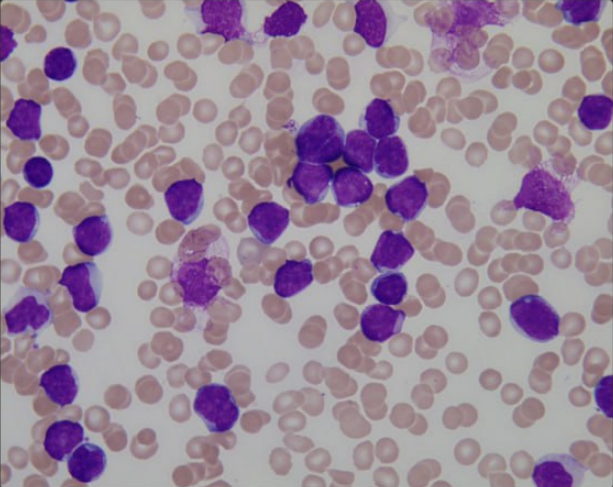
#> input picture dataset/m.png, 613 x 487 px; its folder holds only this picture in this run
$ python batch-processing.py
#> lines starting #> are read from the running program, lines starting #| are printed output that depends on the picture; after the words box and inside, x2 and y2 are one past the last pixel; in counts of white or black regions, pixels touching at a corner belong together
#> in process_single_image, image is the input picture: shape (487, 613, 3); mean B, G, R 153.1, 134.8, 153.9
### processing/utilities.py
import numpy as np
from collections import deque


def extract_channels(img, channel='s'):
#> called with channel = 's'
    bgr = img.astype(np.float32) / 255.0
    blue, green, red = bgr[..., 0], bgr[..., 1], bgr[..., 2]

    c_max = np.max(bgr, axis=2)
    c_min = np.min(bgr, axis=2)
    delta = c_max - c_min

    if channel == 'h':
        h = np.zeros_like(c_max)
        mask_delta = delta > 0
        mask_r = (c_max == red) & mask_delta
        h[mask_r] = (green[mask_r] - blue[mask_r]) / delta[mask_r]
        h[mask_r] = np.mod(h[mask_r], 6)

        mask_g = (c_max == green) & mask_delta
        h[mask_g] = ((blue[mask_g] - red[mask_g]) / delta[mask_g]) + 2
        mask_b = (c_max == blue) & mask_delta
        h[mask_b] = ((red[mask_b] - green[mask_b]) / delta[mask_b]) + 4

        h = h * 60.0
        h[h < 0] += 360
        h_final = (h / 2).astype(np.uint8)
        return h_final

    elif channel == 's':
        s = np.zeros_like(c_max)
        non_zero_v = c_max > 0
#> non_zero_v: shape (487, 613) bool; every value is 1
        s[non_zero_v] = delta[non_zero_v] / c_max[non_zero_v]
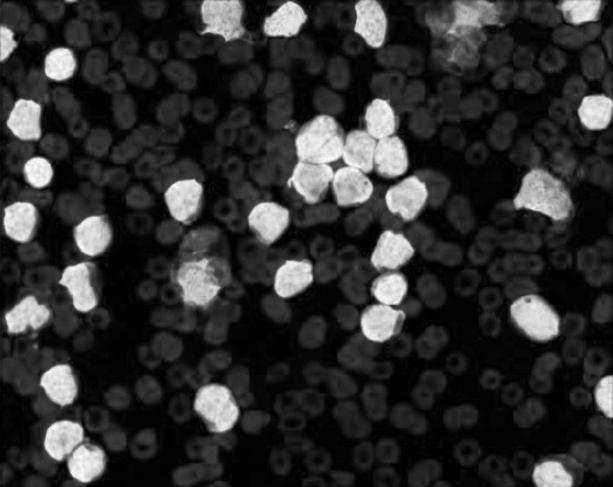
#> s: shape (487, 613) float32; min 0, max 1, mean 0.189
        s_final = (s * 255).astype(np.uint8)
        return s_final

    elif channel == 'v':
        v_final = (c_max * 255).astype(np.uint8)
        return v_final

    else:
        print("select correct channel (h-s-v)")
        return None


# [24 lines left out: functions median_blur, threshold, not called in this run]


def filter_and_count_manual(binary_img, min_area=80):
    rows, cols = binary_img.shape
    visited = np.zeros((rows, cols), dtype=bool)
    final_mask = np.zeros((rows, cols), dtype=np.uint8)
    count = 0

    directions = [(-1, -1), (-1, 0), (-1, 1),
                  (0, -1), (0, 1),
                  (1, -1), (1, 0), (1, 1)]

    for r in range(rows):
        for c in range(cols):
            if binary_img[r, c] == 255 and not visited[r, c]:
                component_pixels = []
                q = deque([(r, c)])
                visited[r, c] = True
                component_pixels.append((r, c))
                while q:
                    curr_r, curr_c = q.popleft()
                    for dr, dc in directions:
                        nr, nc = curr_r + dr, curr_c + dc
                        if 0 <= nr < rows and 0 <= nc < cols:
                            if binary_img[nr, nc] == 255 and not visited[nr, nc]:
                                visited[nr, nc] = True
                                q.append((nr, nc))
                                component_pixels.append((nr, nc))
                area = len(component_pixels)
                if area > min_area:
                    count += 1
                    for (pr, pc) in component_pixels:
                        final_mask[pr, pc] = 255
    return count, final_mask

### batch-processing.py
import os
import cv2
import numpy as np
import processing.utilities as filters


def process_single_image(image_path, output_folder, index):
    image = cv2.imread(image_path)
    if image is None:
        print(f"Error: Could not load image at {image_path}")
        return

    channel = filters.extract_channels(image, channel='s')
    median = cv2.medianBlur(channel, 5)
    _, binary = cv2.threshold(median, 90, 255, cv2.THRESH_BINARY)
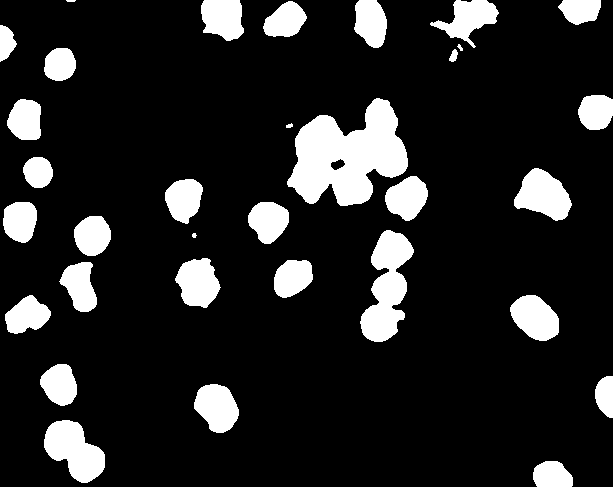
#> binary: shape (487, 613); 14.4% white; 33 white regions (2 under 20 px), largest, box (x1, y1, x2, y2) and area: (287, 98, 408, 206) 7886, (360, 230, 414, 342) 3395, (44, 420, 105, 483) 2373

    kernel = np.ones((3, 3), np.uint8)
    mask = cv2.morphologyEx(binary, cv2.MORPH_OPEN, kernel, iterations=2)
#> mask: shape (487, 613); 14.3% white; 29 white regions, largest, box (x1, y1, x2, y2) and area: (288, 99, 408, 206) 7875, (361, 230, 413, 342) 3378, (44, 420, 105, 483) 2373
    mask = cv2.morphologyEx(mask, cv2.MORPH_CLOSE, kernel, iterations=2)
#> mask: shape (487, 613); 14.4% white; 29 white regions, largest, box (x1, y1, x2, y2) and area: (288, 99, 408, 206) 7919, (361, 230, 413, 342) 3419, (44, 420, 105, 483) 2377

    gradient = cv2.morphologyEx(mask, cv2.MORPH_GRADIENT, kernel)
#> gradient: shape (487, 613); 3.3% white in thin lines or dots
    centers = cv2.subtract(mask, gradient)
#> centers: shape (487, 613); 12.7% white; 29 white regions, largest, box (x1, y1, x2, y2) and area: (289, 100, 407, 205) 7317, (362, 231, 412, 341) 3019, (45, 421, 104, 482) 2131

    dist_transform = cv2.distanceTransform(centers, cv2.DIST_L2, 5)
    _, sure_fg = cv2.threshold(dist_transform, 0.7 * dist_transform.max(), 255, 0)
#> sure_fg: shape (487, 613) float32; 0.51% white; 23 white regions (9 under 20 px), largest, box (x1, y1, x2, y2) and area: (355, 136, 392, 161) 407, (308, 133, 331, 182) 371, (217, 0, 226, 20) 131
    sure_fg = np.uint8(sure_fg)

    sure_bg = cv2.dilate(mask, kernel, iterations=3)
#> sure_bg: shape (487, 613); 19.7% white; 27 white regions, largest, box (x1, y1, x2, y2) and area: (285, 96, 431, 224) 11600, (358, 227, 416, 345) 4661, (57, 213, 114, 315) 3456
    unknown = cv2.subtract(sure_bg, sure_fg)
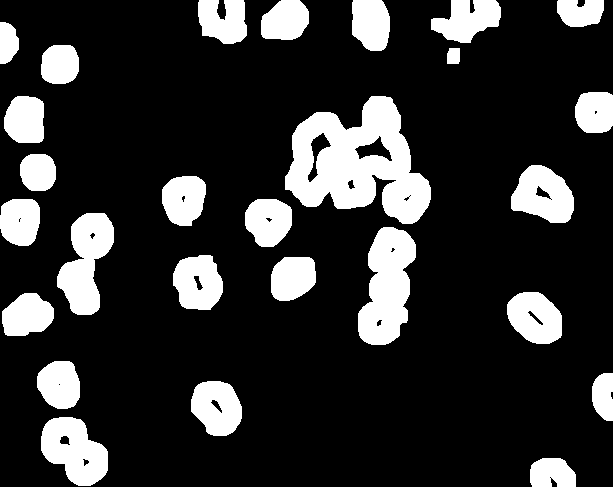
#> unknown: shape (487, 613); 19.2% white; 27 white regions, largest, box (x1, y1, x2, y2) and area: (285, 96, 431, 224) 10770, (358, 227, 416, 345) 4632, (57, 213, 114, 315) 3439

    ret, markers = cv2.connectedComponents(sure_fg)
#> markers: shape (487, 613) int32; 24 distinct labels, from 0 to 23
#> ret = 24
    markers = markers + 1
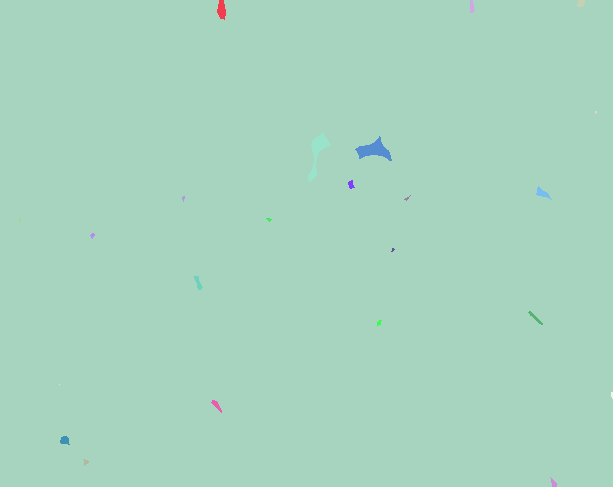
#> markers: shape (487, 613) int32; 24 distinct labels, from 1 to 24; one colour per label, 0 black
    markers[unknown == 255] = 0
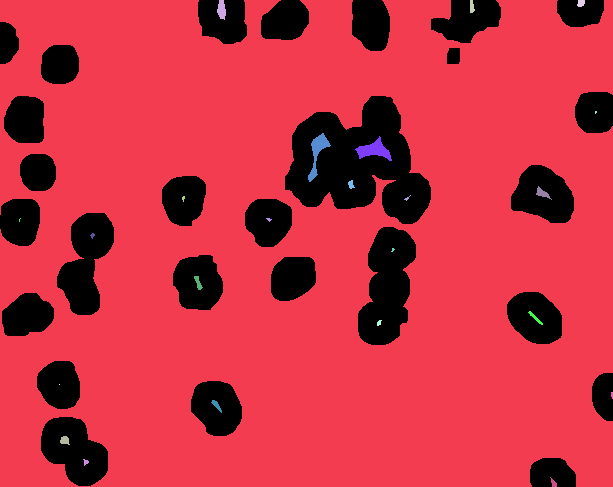
#> markers: shape (487, 613) int32; 25 distinct labels, from 0 to 24; one colour per label, 0 black
    markers = cv2.watershed(image, markers)
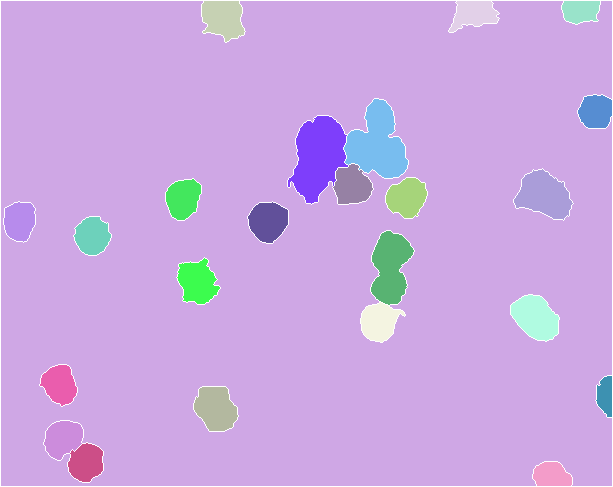
#> markers: shape (487, 613) int32; 25 distinct labels, from -1 to 24; one colour per label, 0 black, -1 white

    final_mask = np.zeros_like(channel, dtype=np.uint8)

    for marker_id in range(2, ret + 1):
        cell_mask = np.zeros_like(channel, dtype=np.uint8)
        cell_mask[markers == marker_id] = 255
        contours, _ = cv2.findContours(cell_mask, cv2.RETR_EXTERNAL, cv2.CHAIN_APPROX_SIMPLE)
        if not contours:
            continue

        c = max(contours, key=cv2.contourArea)
        if cv2.contourArea(c) > 80:
            cv2.drawContours(final_mask, [c], -1, 255, -1)
#> cell_mask: shape (487, 613); 0.25% white; 1 white region, box (x1, y1, x2, y2) and area: (533, 462, 572, 486) 759
#> final_mask: shape (487, 613); 10.3% white; 19 white regions, largest, box (x1, y1, x2, y2) and area: (288, 99, 408, 204) 7513, (361, 231, 414, 342) 3224, (44, 421, 103, 482) 2138

    count, clean_mask = filters.filter_and_count_manual(final_mask, min_area=80)
    clean_mask_bgr = cv2.cvtColor(clean_mask, cv2.COLOR_GRAY2BGR)
    combined_image = np.hstack([image, clean_mask_bgr])
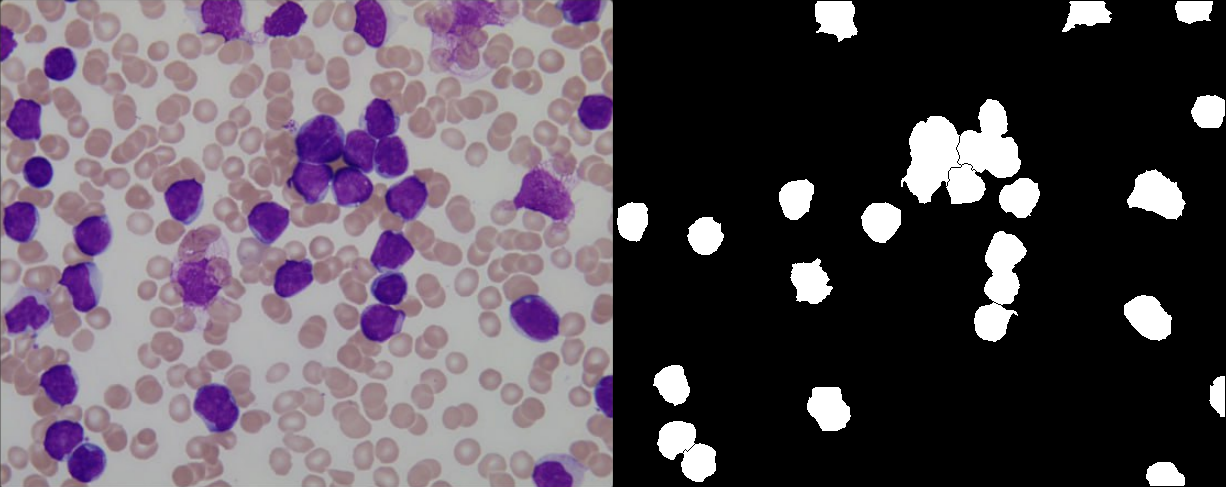
#> combined_image: shape (487, 1226, 3); mean B, G, R 89.7, 80.5, 90.1

    filename = f"{index}_{int(count)}.jpg"
    output_path = os.path.join(output_folder, filename)
    cv2.imwrite(output_path, combined_image)
    print(f"Processed: {filename} (BFS Count: {count})")
#| Processed: 1_19.jpg (BFS Count: 19)


def batch_process(input_folder, output_folder):
    os.makedirs(output_folder, exist_ok=True)
    valid_extensions = ('.jpg', '.jpeg', '.png', '.bmp', '.tiff')
    files = [f for f in os.listdir(input_folder) if f.lower().endswith(valid_extensions)]
    files.sort()

    if not files:
        print(f"No image files found in '{input_folder}'")
        return
    print(f"Found {len(files)} images in '{input_folder}'. Processing...")

    for i, filename in enumerate(files, start=1):
        image_path = os.path.join(input_folder, filename)
        process_single_image(image_path, output_folder, i)
    print(f"\nDone! All results saved in '{output_folder}'")


if __name__ == "__main__":
    INPUT_FOLDER = "dataset"
    OUTPUT_FOLDER = "batches"
    batch_process(INPUT_FOLDER, OUTPUT_FOLDER)

$ run again, on dataset/main1.jpg
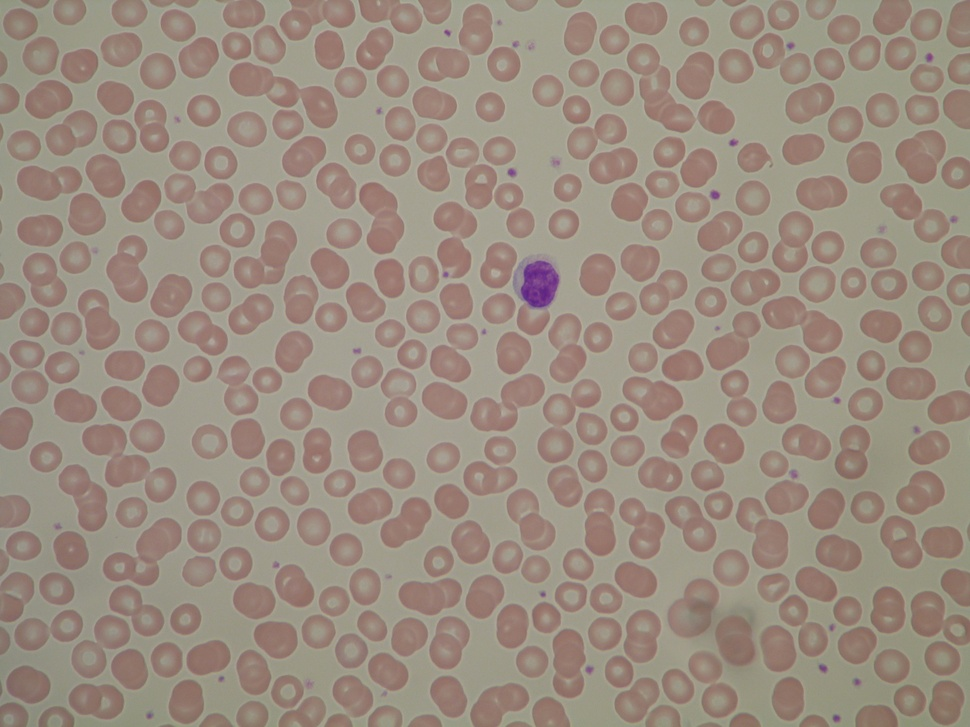
#> input picture dataset/main1.jpg, 970 x 727 px, shrunk from 2592 x 1944 before the run
#> in process_single_image, image is the input picture: shape (727, 970, 3); mean B, G, R 127.9, 140.8, 155.2
#> non_zero_v: shape (727, 970) bool; every value is 1
#> in process_single_image, `_, binary = cv2.threshold(median, 90, 255, cv2.THRESH_BINARY)`:
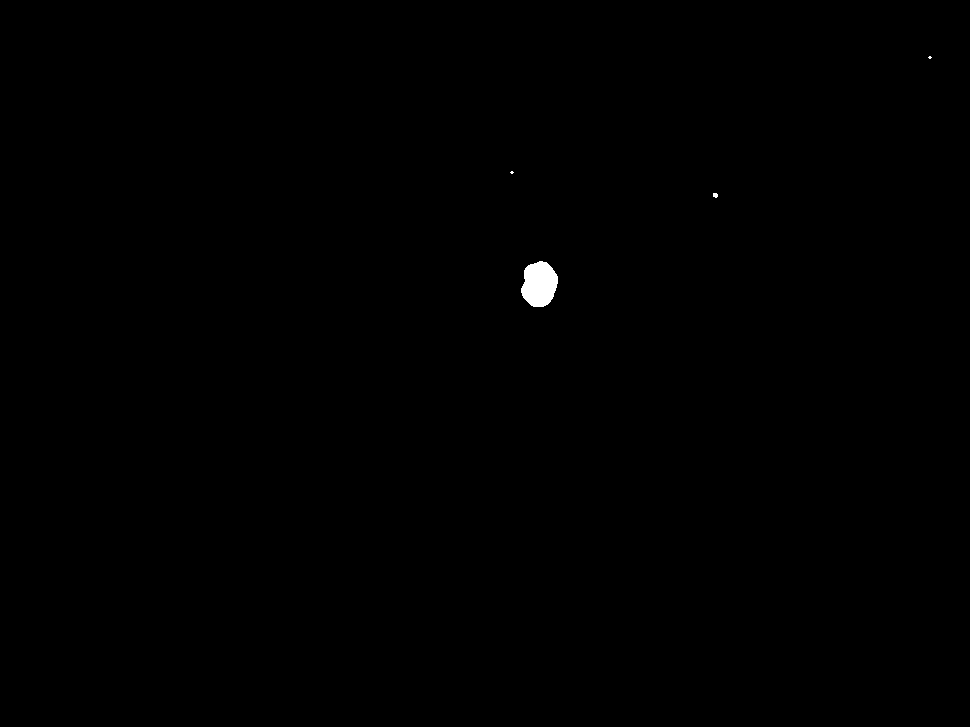
#> binary: shape (727, 970); 0.19% white; 4 white regions (2 under 20 px), largest, box (x1, y1, x2, y2) and area: (521, 261, 558, 307) 1293, (713, 193, 718, 198) 21
#> gradient: shape (727, 970); 0.05% white in thin lines or dots, all inside (x1, y1, x2, y2) = (520, 261, 559, 308)
#> centers: shape (727, 970); 0.16% white; 1 white region, box (x1, y1, x2, y2) and area: (522, 263, 557, 306) 1132
#> sure_bg: shape (727, 970); 0.26% white; 1 white region, box (x1, y1, x2, y2) and area: (518, 259, 561, 310) 1820
#> unknown: shape (727, 970); 0.24% white; 1 white region, box (x1, y1, x2, y2) and area: (518, 259, 561, 310) 1659
#> ret = 2
#> clean_mask_bgr: shape (727, 970, 3); 0.18% white; 1 white region, box (x1, y1, x2, y2) and area: (522, 261, 558, 307) 1292
#> in process_single_image, `combined_image = np.hstack([image, clean_mask_bgr])`:
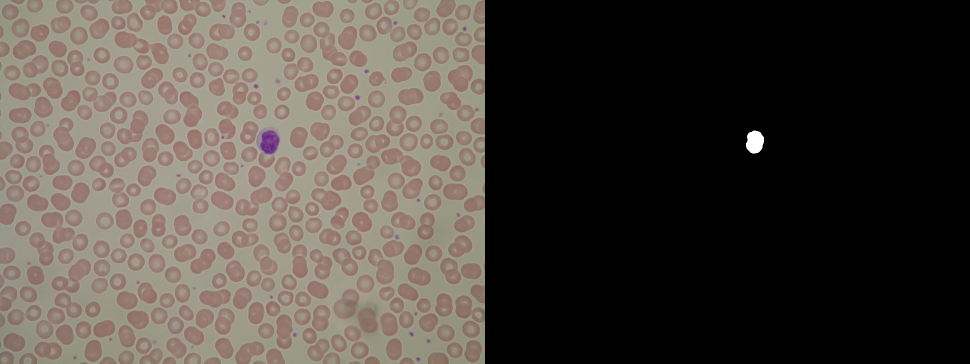
#> combined_image: shape (727, 1940, 3) (shown at 1/2 size); mean B, G, R 64.2, 70.6, 77.8
#| Processed: 1_1.jpg (BFS Count: 1)

$ run again, on dataset/main2.jpg
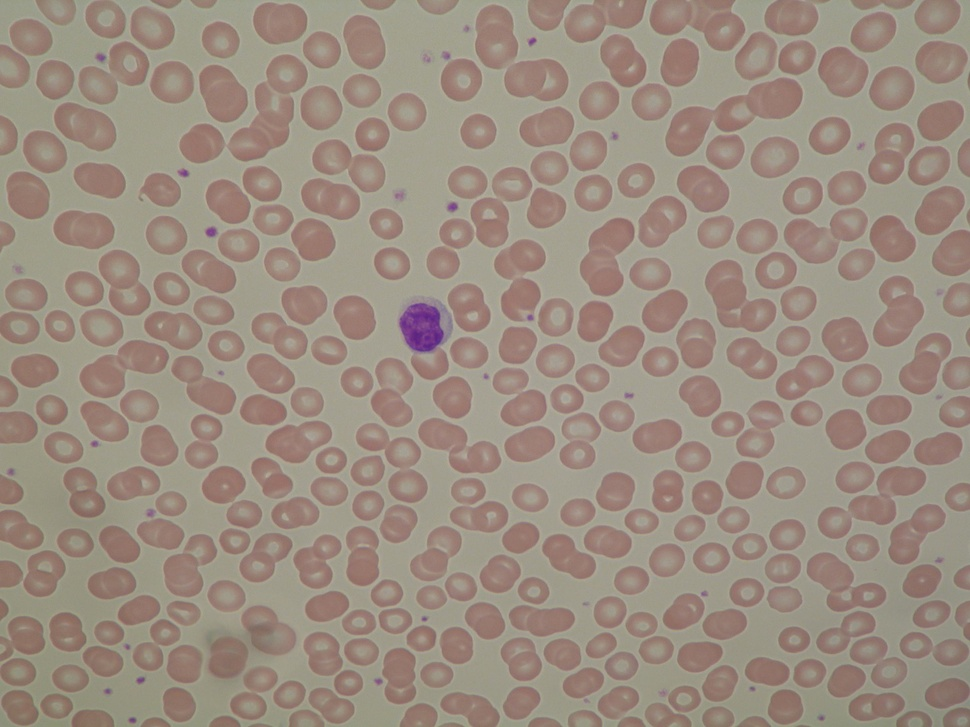
#> input picture dataset/main2.jpg, 970 x 727 px, shrunk from 2592 x 1944 before the run
#> in process_single_image, image is the input picture: shape (727, 970, 3); mean B, G, R 128.4, 141.2, 155.9
#> non_zero_v: shape (727, 970) bool; every value is 1
#> in process_single_image, `_, binary = cv2.threshold(median, 90, 255, cv2.THRESH_BINARY)`:
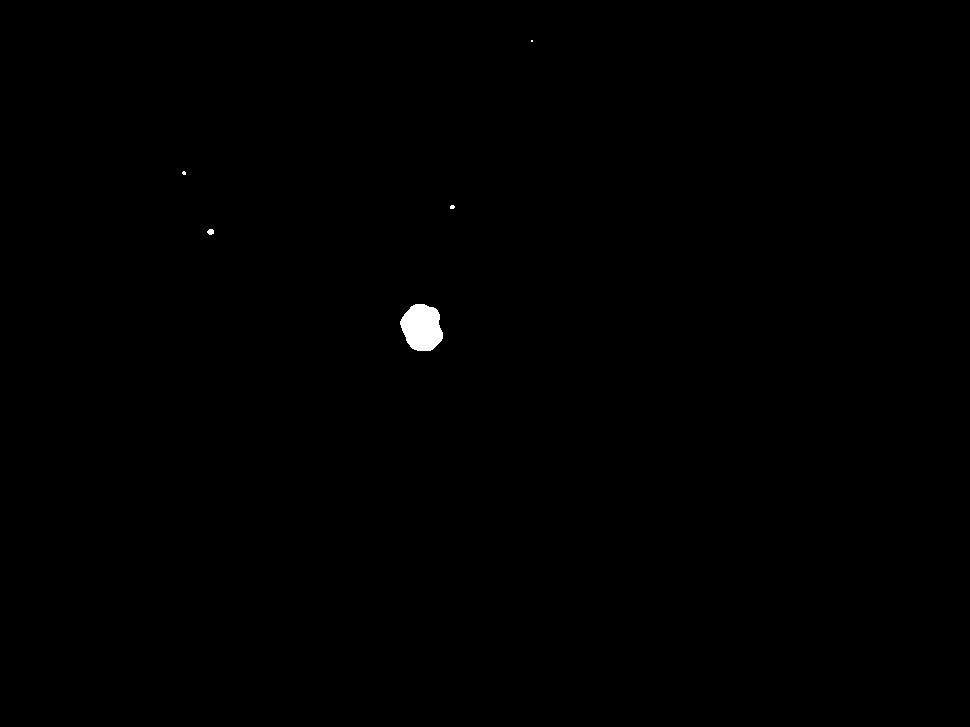
#> binary: shape (727, 970); 0.23% white; 5 white regions (3 under 20 px), largest, box (x1, y1, x2, y2) and area: (400, 304, 443, 351) 1539, (207, 229, 214, 235) 33
#> mask: shape (727, 970); 0.22% white; 1 white region, box (x1, y1, x2, y2) and area: (401, 304, 443, 351) 1535
#> gradient: shape (727, 970); 0.05% white in thin lines or dots, all inside (x1, y1, x2, y2) = (400, 303, 444, 352)
#> centers: shape (727, 970); 0.19% white; 1 white region, box (x1, y1, x2, y2) and area: (402, 305, 442, 350) 1359
#> sure_bg: shape (727, 970); 0.3% white; 1 white region, box (x1, y1, x2, y2) and area: (398, 301, 446, 354) 2110
#> unknown: shape (727, 970); 0.27% white; 1 white region, box (x1, y1, x2, y2) and area: (398, 301, 446, 354) 1918
#> ret = 2
#> clean_mask_bgr: shape (727, 970, 3); 0.22% white; 1 white region, box (x1, y1, x2, y2) and area: (400, 304, 443, 351) 1546
#> in process_single_image, `combined_image = np.hstack([image, clean_mask_bgr])`:
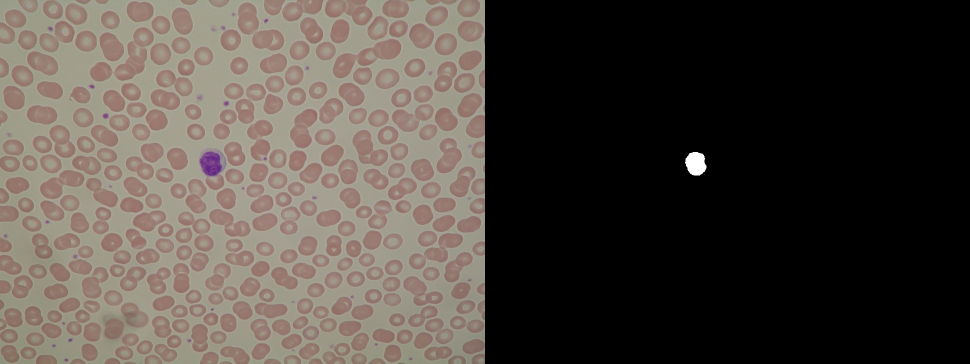
#> combined_image: shape (727, 1940, 3) (shown at 1/2 size); mean B, G, R 64.5, 70.9, 78.2
#| Processed: 1_1.jpg (BFS Count: 1)
